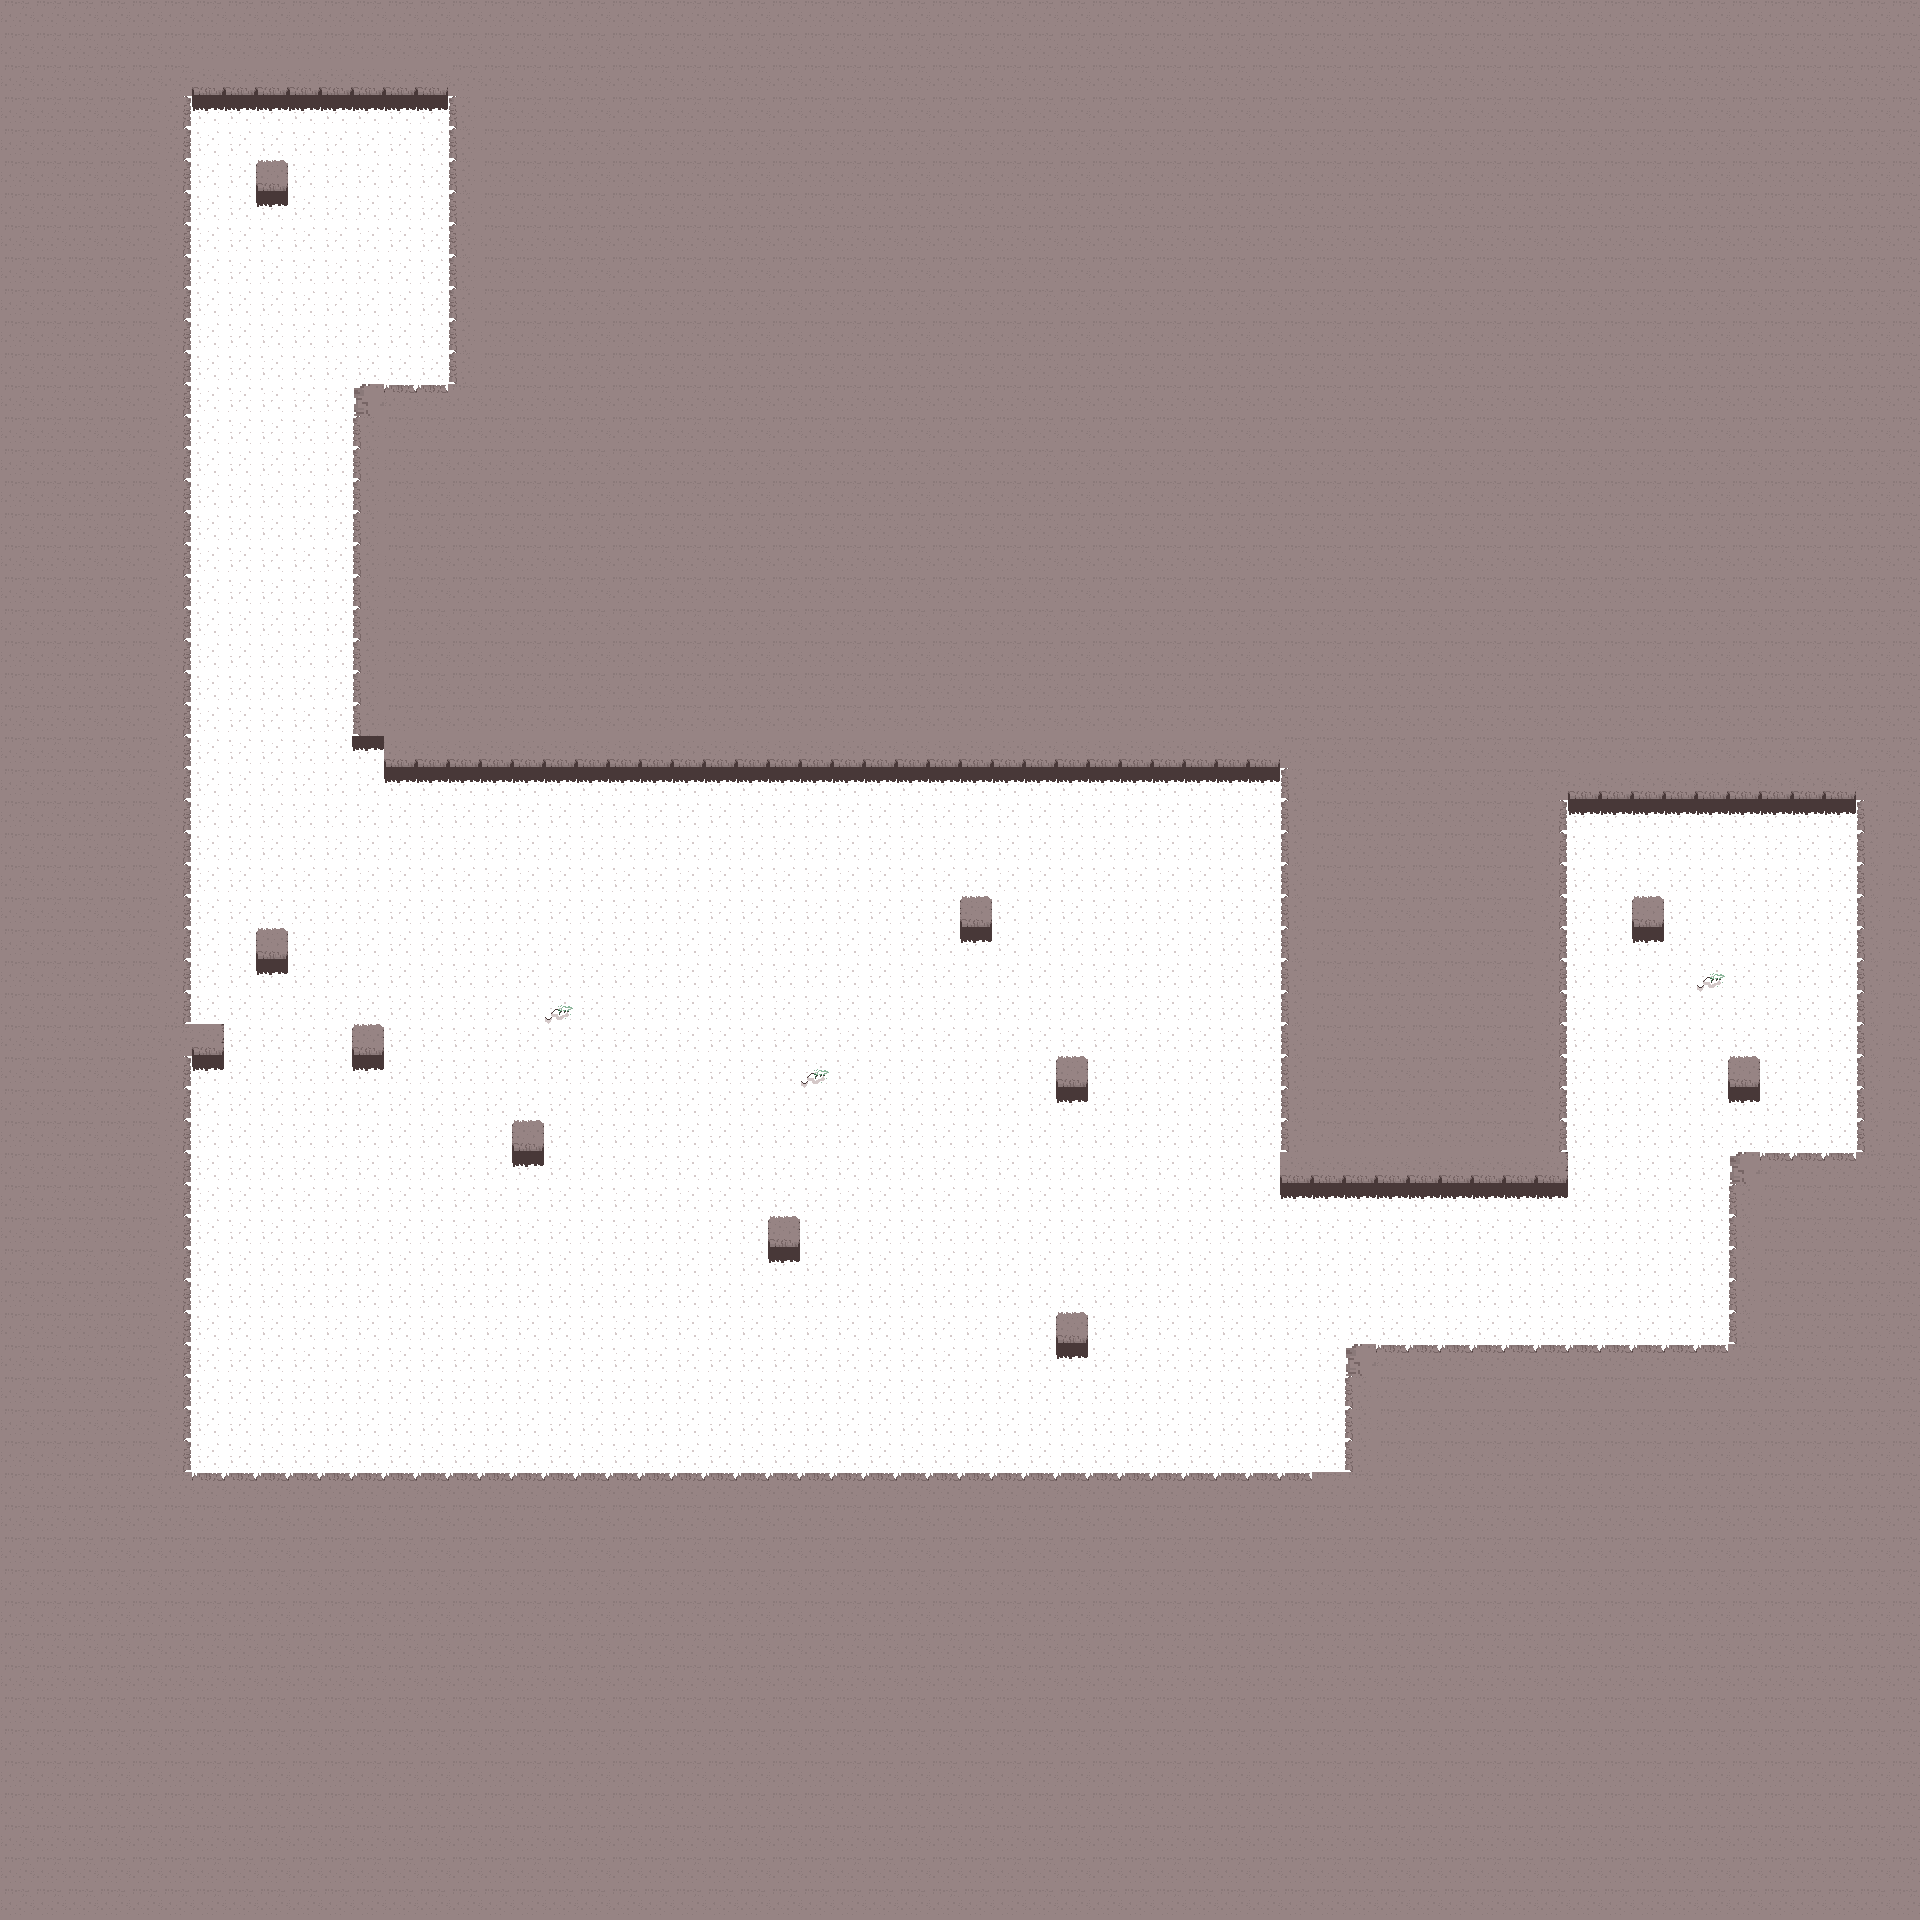

The image is a tile-based game level rendered from a .tmx file. Its description and source (layers, tilesets, objects; grid data summarised) follow:
An orthogonal 60x60 tile map with 32x32 px tiles, 2 tile layers (Tile Layer 1, meta).

<map version="1.0" orientation="orthogonal" renderorder="right-down" width="60" height="60" tilewidth="32" tileheight="32" nextobjectid="1">
 <tileset firstgid="1" name="tiles" tilewidth="32" tileheight="32" tilecount="12">
  <image source="tiles.png" width="96" height="128" />
 </tileset>
 <layer name="Tile Layer 1" width="60" height="60">
  <data>[3600 cells, 3600 non-empty, 2 distinct tile ids]</data>
 </layer>
 <layer name="meta" width="60" height="60">
  <data>[3600 cells, 2551 non-empty, 9 distinct tile ids]</data>
 </layer>
</map>